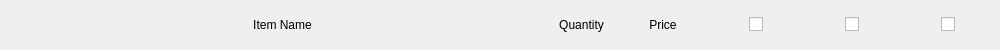
<?xml version="1.0" encoding="UTF-8"?>
<ui version="4.0">
 <class>Form</class>
 <widget class="QWidget" name="Form">
  <property name="geometry">
   <rect>
    <x>0</x>
    <y>0</y>
    <width>1000</width>
    <height>50</height>
   </rect>
  </property>
  <property name="sizePolicy">
   <sizepolicy hsizetype="Preferred" vsizetype="Fixed">
    <horstretch>0</horstretch>
    <verstretch>0</verstretch>
   </sizepolicy>
  </property>
  <property name="minimumSize">
   <size>
    <width>0</width>
    <height>50</height>
   </size>
  </property>
  <property name="maximumSize">
   <size>
    <width>16777215</width>
    <height>50</height>
   </size>
  </property>
  <property name="windowTitle">
   <string>Form</string>
  </property>
  <layout class="QHBoxLayout" name="horizontalLayout">
   <property name="spacing">
    <number>0</number>
   </property>
   <item>
    <widget class="QLabel" name="nameLabel">
     <property name="sizePolicy">
      <sizepolicy hsizetype="Preferred" vsizetype="Preferred">
       <horstretch>10</horstretch>
       <verstretch>0</verstretch>
      </sizepolicy>
     </property>
     <property name="text">
      <string>Item Name</string>
     </property>
     <property name="alignment">
      <set>Qt::AlignCenter</set>
     </property>
    </widget>
   </item>
   <item>
    <widget class="QLabel" name="quantityLabel">
     <property name="sizePolicy">
      <sizepolicy hsizetype="Preferred" vsizetype="Preferred">
       <horstretch>1</horstretch>
       <verstretch>0</verstretch>
      </sizepolicy>
     </property>
     <property name="text">
      <string>Quantity</string>
     </property>
     <property name="alignment">
      <set>Qt::AlignCenter</set>
     </property>
    </widget>
   </item>
   <item>
    <widget class="QLabel" name="priceLabel">
     <property name="sizePolicy">
      <sizepolicy hsizetype="Preferred" vsizetype="Preferred">
       <horstretch>2</horstretch>
       <verstretch>0</verstretch>
      </sizepolicy>
     </property>
     <property name="text">
      <string>Price</string>
     </property>
     <property name="alignment">
      <set>Qt::AlignCenter</set>
     </property>
    </widget>
   </item>
   <item>
    <widget class="QWidget" name="widget" native="true">
     <property name="sizePolicy">
      <sizepolicy hsizetype="Preferred" vsizetype="Preferred">
       <horstretch>5</horstretch>
       <verstretch>0</verstretch>
      </sizepolicy>
     </property>
     <layout class="QHBoxLayout" name="horizontalLayout_2">
      <property name="spacing">
       <number>50</number>
      </property>
      <property name="leftMargin">
       <number>0</number>
      </property>
      <property name="topMargin">
       <number>0</number>
      </property>
      <property name="rightMargin">
       <number>0</number>
      </property>
      <property name="bottomMargin">
       <number>0</number>
      </property>
      <item>
       <widget class="QCheckBox" name="checkBox1">
        <property name="sizePolicy">
         <sizepolicy hsizetype="Fixed" vsizetype="Fixed">
          <horstretch>0</horstretch>
          <verstretch>0</verstretch>
         </sizepolicy>
        </property>
        <property name="baseSize">
         <size>
          <width>0</width>
          <height>0</height>
         </size>
        </property>
        <property name="acceptDrops">
         <bool>false</bool>
        </property>
        <property name="text">
         <string/>
        </property>
       </widget>
      </item>
      <item>
       <widget class="QCheckBox" name="checkBox2">
        <property name="sizePolicy">
         <sizepolicy hsizetype="Fixed" vsizetype="Fixed">
          <horstretch>0</horstretch>
          <verstretch>0</verstretch>
         </sizepolicy>
        </property>
        <property name="text">
         <string/>
        </property>
       </widget>
      </item>
      <item>
       <widget class="QCheckBox" name="checkBox3">
        <property name="sizePolicy">
         <sizepolicy hsizetype="Fixed" vsizetype="Fixed">
          <horstretch>0</horstretch>
          <verstretch>0</verstretch>
         </sizepolicy>
        </property>
        <property name="text">
         <string/>
        </property>
       </widget>
      </item>
     </layout>
    </widget>
   </item>
  </layout>
 </widget>
 <resources/>
 <connections/>
</ui>
